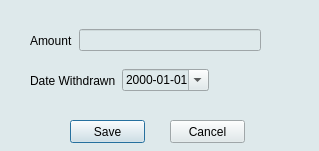
<?xml version="1.0" encoding="UTF-8"?>
<ui version="4.0">
 <class>Save</class>
 <widget class="QDialog" name="Save">
  <property name="geometry">
   <rect>
    <x>0</x>
    <y>0</y>
    <width>319</width>
    <height>151</height>
   </rect>
  </property>
  <property name="windowTitle">
   <string>Dialog</string>
  </property>
  <property name="styleSheet">
   <string notr="true">background-color: rgb(222, 233, 235);</string>
  </property>
  <widget class="QPushButton" name="pushButton">
   <property name="geometry">
    <rect>
     <x>70</x>
     <y>120</y>
     <width>75</width>
     <height>23</height>
    </rect>
   </property>
   <property name="text">
    <string>Save</string>
   </property>
  </widget>
  <widget class="QPushButton" name="pushButton_2">
   <property name="geometry">
    <rect>
     <x>170</x>
     <y>120</y>
     <width>75</width>
     <height>23</height>
    </rect>
   </property>
   <property name="text">
    <string>Cancel</string>
   </property>
  </widget>
  <widget class="QWidget" name="layoutWidget">
   <property name="geometry">
    <rect>
     <x>30</x>
     <y>20</y>
     <width>231</width>
     <height>41</height>
    </rect>
   </property>
   <layout class="QHBoxLayout" name="horizontalLayout">
    <item>
     <widget class="QLabel" name="label">
      <property name="text">
       <string>Amount</string>
      </property>
     </widget>
    </item>
    <item>
     <widget class="QLineEdit" name="lineEdit"/>
    </item>
   </layout>
  </widget>
  <widget class="QWidget" name="layoutWidget">
   <property name="geometry">
    <rect>
     <x>30</x>
     <y>60</y>
     <width>179</width>
     <height>41</height>
    </rect>
   </property>
   <layout class="QHBoxLayout" name="horizontalLayout_2">
    <item>
     <widget class="QLabel" name="label_2">
      <property name="text">
       <string>Date Withdrawn</string>
      </property>
     </widget>
    </item>
    <item>
     <widget class="QDateEdit" name="dateEdit">
      <property name="displayFormat">
       <string>yyyy-MM-dd</string>
      </property>
      <property name="calendarPopup">
       <bool>true</bool>
      </property>
     </widget>
    </item>
   </layout>
  </widget>
 </widget>
 <resources/>
 <connections>
  <connection>
   <sender>pushButton_2</sender>
   <signal>clicked()</signal>
   <receiver>Save</receiver>
   <slot>close()</slot>
   <hints>
    <hint type="sourcelabel">
     <x>202</x>
     <y>124</y>
    </hint>
    <hint type="destinationlabel">
     <x>302</x>
     <y>113</y>
    </hint>
   </hints>
  </connection>
 </connections>
</ui>
